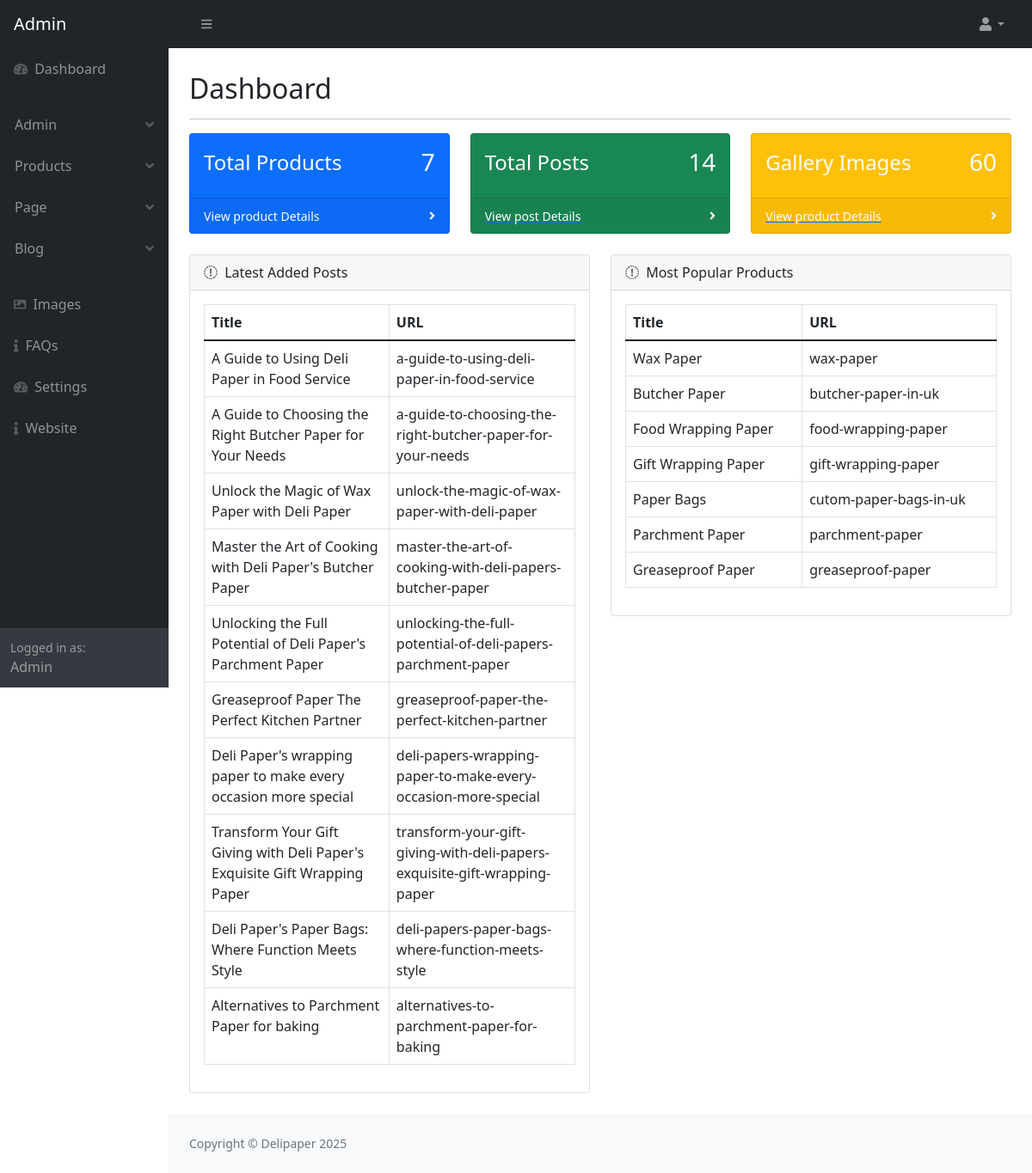
Before: /admin/index.php (signed in) with the older database file.
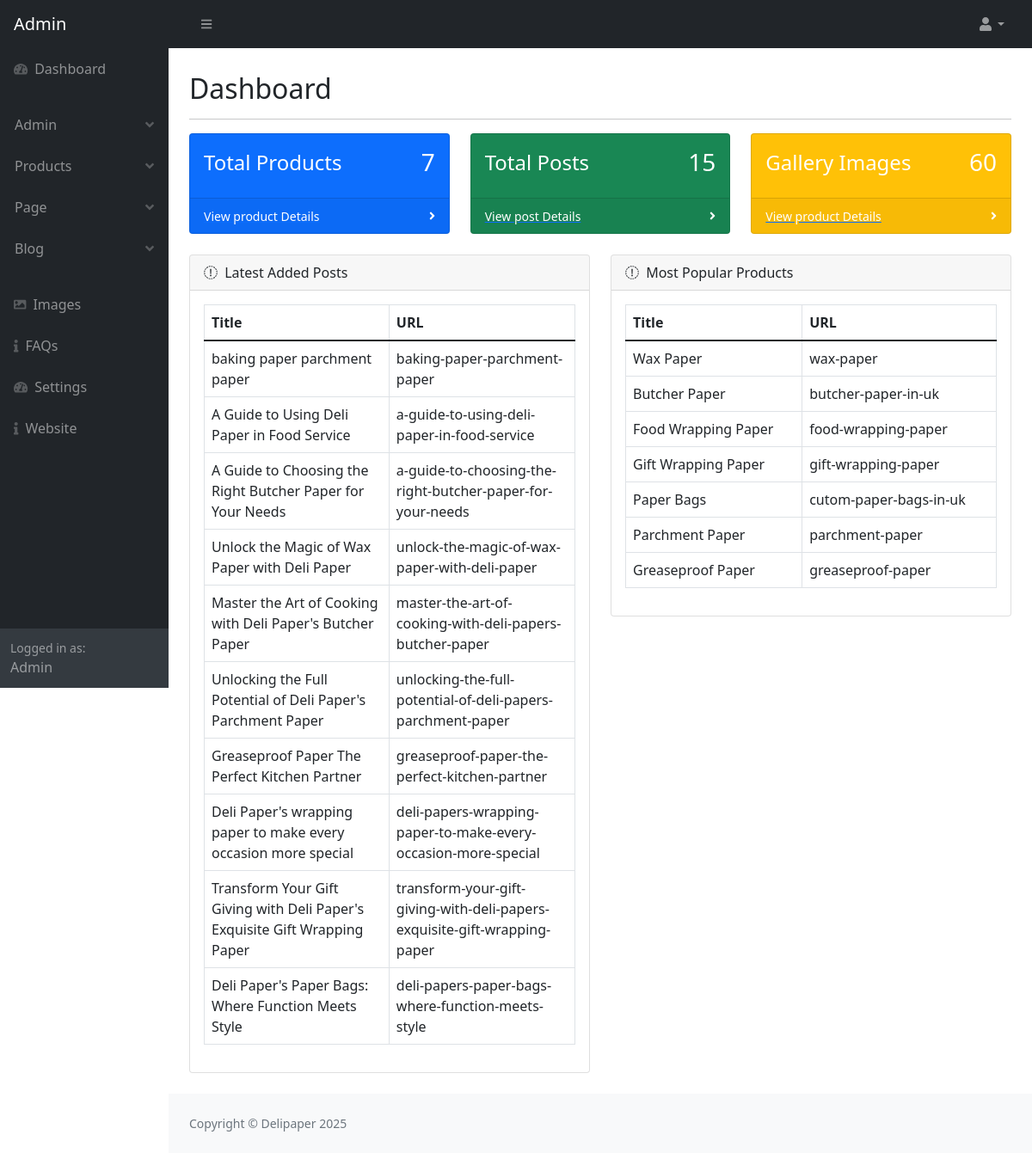
After: the same page with the newer database file.
### tables this page shows
CREATE TABLE `post` (
  `post_id` int(11) NOT NULL AUTO_INCREMENT,
  `category_id` int(11) NOT NULL,
  `post_title` varchar(500) NOT NULL,
  `post_url` varchar(500) NOT NULL,
  `post_content` text NOT NULL,
  `post_thumbnail` varchar(500) NOT NULL,
  `post_views` int(11) NOT NULL,
  `post_date` varchar(255) NOT NULL,
  `post_status` varchar(255) NOT NULL,
  `post_index` varchar(255) NOT NULL,
  PRIMARY KEY (`post_id`)
);

CREATE TABLE `product` (
  `product_id` int(11) NOT NULL AUTO_INCREMENT,
  `product_name` varchar(255) NOT NULL,
  `product_url` varchar(255) DEFAULT NULL,
  `product_short_description` text NOT NULL,
  `product_content` text DEFAULT NULL,
  `product_thumbnail` varchar(255) DEFAULT NULL,
  `product_image1` varchar(500) NOT NULL,
  `product_image2` varchar(500) NOT NULL,
  `product_meta_title` varchar(255) DEFAULT NULL,
  `product_meta_description` text DEFAULT NULL,
  `product_meta_keywords` text DEFAULT NULL,
  `product_status` enum('active','inactive') DEFAULT 'active',
  `created_at` timestamp NOT NULL DEFAULT current_timestamp(),
  `updated_at` timestamp NOT NULL DEFAULT current_timestamp() ON UPDATE current_timestamp(),
  `product_index` varchar(255) NOT NULL,
  PRIMARY KEY (`product_id`)
);

### admin/index.php (the view, shortened to what the changed rows need)
<?php require_once('parts/top.php'); ?>
</head>
<body class="sb-nav-fixed">
    <div id="layoutSidenav">
        <div id="layoutSidenav_content">
            <main>
                <div class="container-fluid px-4">
                    <br>
                    <h2 class="mt-1">Dashboard</h2>
                    <div class="row">
                        <?php
                        require_once('parts/db.php');
                        $select_post = "SELECT * FROM post ";
                        $run_post = mysqli_query($conn, $select_post);
                        $total_post = mysqli_num_rows($run_post);
                        ?>
                        <div class="col-xl-4 col-md-6">
                            <div class="card bg-success text-white mb-4">
                                <div class="card-body d-flex justify-content-between align-items-center">
                                    <h4>Total Posts</h4>
                                    <h3><?php echo $total_post; ?></h3>
                                </div>
                            </div>
                        </div>
                    </div>
                    <div class="row">
                        <div class="col-xl-6">
                            <div class="card mb-4">
                                <div class="card-body">
                                    <table class="table table-hover table-bordered">
                                        <thead>
                                            <tr>
                                                <th>Title</th>
                                                <th>URL</th>
                                            </tr>
                                        </thead>
                                        <tbody>
                                            <?php
                                            require_once('parts/db.php');
                                            $select = "SELECT * FROM post ORDER BY post_id DESC LIMIT 10";
                                            $run = mysqli_query($conn, $select);
                                            while ($row = mysqli_fetch_array($run)) {
                                                $post_title = $row['post_title'];
                                                $post_url = $row['post_url'];
                                            ?>
                                            <tr>
                                                <td><?php echo $post_title; ?></td>
                                                <td><?php echo $post_url; ?></td>
                                            </tr>
                                            <?php    } ?>
                                        </tbody>
                                    </table>
                                </div>
                            </div>
                        </div>
                        <div class="col-xl-6">
                            <div class="card mb-4">
                                <div class="card-body">
                                    <table class="table table-hover table-bordered">
                                        <thead>
                                            <tr>
                                                <th>Title</th>
                                                <th>URL</th>
                                            </tr>
                                        </thead>
                                        <tbody>
                                            <?php
                                            require_once('parts/db.php');
                                            $select = "SELECT * FROM product ";
                                            $run = mysqli_query($conn, $select);
                                            while ($row = mysqli_fetch_array($run)) {
                                                $product_name = $row['product_name'];
                                                $product_url = $row['product_url'];
                                            ?>
                                            <tr>
                                                <td><?php echo $product_name; ?></td>
                                                <td><?php echo $product_url; ?></td>
                                            </tr>
                                            <?php    } ?>
                                        </tbody>
                                    </table>
                                </div>
                            </div>
                        </div>
                    </div>
                </div>
            </main>
        </div>
    </div>
</body>
</html>

Changed rows visible on the page:
no longer on this page (row unchanged): post: post_title "Alternatives to Parchment Paper for baking", post_url "alternatives-to-parchment-paper-for-baking"
added post: post_title "baking paper parchment paper", post_url "baking-paper-parchment-paper"
Other visible differences:
$total_post: "14" → "15"
